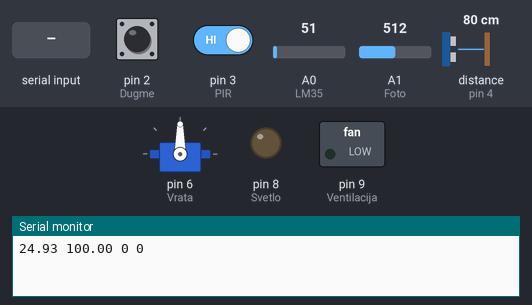
This sketch was run on a simulated Arduino Uno, built with avr-gcc and run on an emulated ATmega328P. Shown: servo, switched loads named in the sketch (green lamp = pin HIGH), output pins drawn as LEDs (lit = HIGH), the last lines printed to the serial monitor. Wiring (inferred from the names in the program): ultrasonic range finder: trigger pin 5; echo pin 4. Inputs (shaded band) come from the test bench; at power-on: pin 2 (Dugme) HIGH, distance to the obstacle (sensor on pin 4) 80 cm, A1 (Foto) = 512, pin 3 (PIR) HIGH, A0 (LM35) = 51. The echo pulse lasts 58.3 µs per cm; pins used as bus, display or sensor lines are not drawn.

Above: at 1.2 s.
1.3 s: pin 2 (Dugme) pulled LOW for 0.15 s
At 2.4 s:
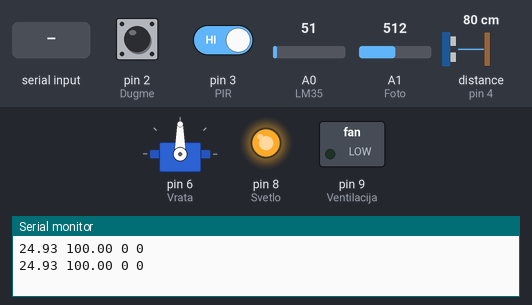
3.5 s: "G_ON" received over Serial
At 5.7 s:
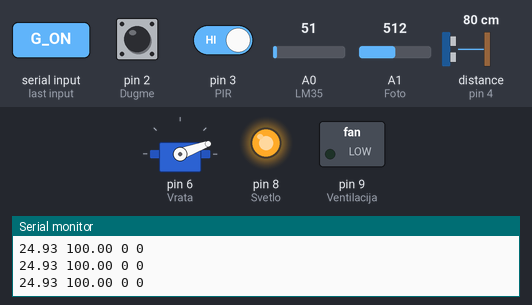
6.0 s: "L_ON" received over Serial
At 9.2 s:
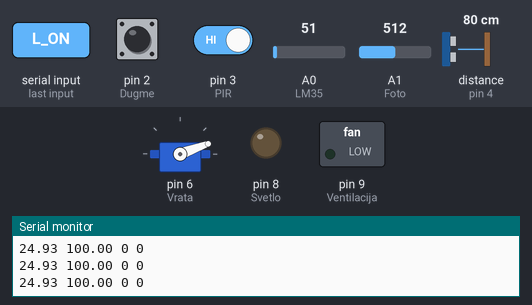
9.5 s: distance to the obstacle (sensor on pin 4) set to 12 cm
11.2 s: distance to the obstacle (sensor on pin 4) set to 9 cm
At 12.5 s:
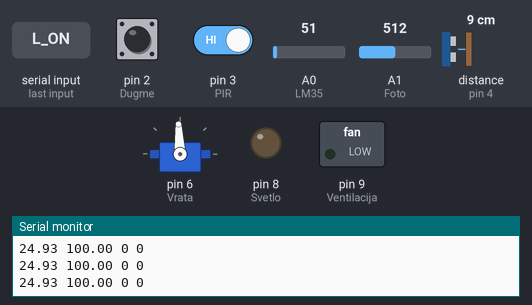
13.5 s: A1 (Foto) set to 19
15.2 s: A1 (Foto) set to 15
At 16.7 s:
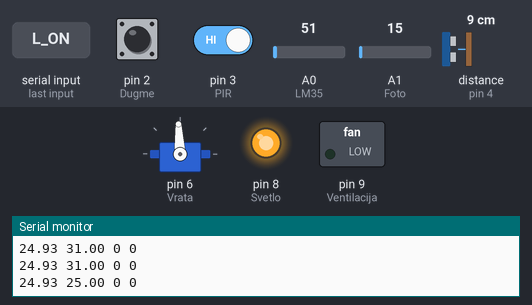
Timing chart, 0 to 18.2 s (numbered marks = the images above; inputs shaded):
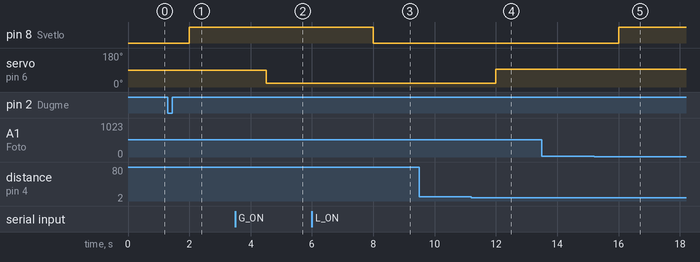

Measured:
- the behaviour switches between 11 and 10 cm on distance to the obstacle (sensor on pin 4) (found by bisection; images 3 and 4)
- the behaviour switches between 18 and 17 on A1 (Foto) (found by bisection; images 4 and 5)
- after the input at 1.3 s, pin 8 (Svetlo): LOW → HIGH after 0.70 s
- after the input at 3.5 s, servo on pin 6 (Vrata): 90° → 20° after 1.0 s
- after the input at 6.0 s, pin 8 (Svetlo): HIGH → LOW after 2.0 s
- after the input at 11.2 s, servo on pin 6 (Vrata): 20° → 93° after 0.80 s
- after the input at 15.2 s, pin 8 (Svetlo): LOW → HIGH after 0.80 s

The sketch:

smart_home.ino
```cpp
#include <TimerOne.h>
#include <ServoTimer2.h>
#define Dugme 2
#define PIR 3
#define Echo 4
#define Trig 5
#define Vrata 6
#define Svetlo 8
#define Ventilacija 9
#define Foto A1
#define LM35 A0

bool modVentilacija = false;
bool modOsvetljenje = false;
bool modPIR = false;
bool modGaraza = false;

volatile bool snimi = false;

String PrimljenaPoruka;
volatile float temp;
volatile bool vent = false;
volatile float osv;
volatile bool led = false;
volatile float dist;
volatile bool detektovanPokret = false;
volatile bool snimiPokret = false;
volatile int pirTimer = 0;

volatile bool dugmePritisnuto = false;
volatile bool vrataOtvorena = false;

ServoTimer2 servoVrata;
volatile int ugao = 0;

void TimerPrekid() {
  analogRead(LM35);
  temp = (analogRead(LM35) * 500.0) / 1023;
  osv = constrain(map(analogRead(Foto), 0, 60, 0, 100), 0, 100);

  //Ventilacija
  if (temp > 30) vent = true;
  else if (temp < 24) vent = false;
  digitalWrite(Ventilacija, vent && modVentilacija);

  //Svetlo
  if (dugmePritisnuto) {
    modOsvetljenje = false;
    modPIR = false;
    pirTimer = 0;
    led = !led;
    digitalWrite(Svetlo, led);

    //Serial.print("LED je: ");
    //Serial.println(led);
    //Serial.println("Automatsko svetlo isključeno!");

    dugmePritisnuto = false;
  }

  if (modPIR) {
    if (detektovanPokret && modPIR) {
      Serial.println("Pokret detektovan!");
      pirTimer = 11;
      detektovanPokret = false;
    }

    pirTimer = pirTimer ? --pirTimer : 0;
    led = pirTimer;
  }


  if (modOsvetljenje) digitalWrite(Svetlo, (osv < 30));
  else digitalWrite(Svetlo, led);

  //Garaža
  snimi = true;
}

void DugmePrekid() {
  dugmePritisnuto = true;
}
void PIRPrekid() {
  detektovanPokret = true;
  snimiPokret = true;
  //Serial.println("Pokret detektovan!");
}

void setup() {
  pinMode(Dugme, INPUT_PULLUP);
  pinMode(PIR, INPUT_PULLUP);
  pinMode(Svetlo, OUTPUT);
  pinMode(Ventilacija, OUTPUT);
  pinMode(Foto, INPUT);
  pinMode(LM35, INPUT);
  pinMode(Trig, OUTPUT);
  pinMode(Echo, INPUT);

  Serial.begin(9600);

  attachInterrupt(digitalPinToInterrupt(PIR), PIRPrekid, FALLING);
  attachInterrupt(digitalPinToInterrupt(Dugme), DugmePrekid, FALLING);

  servoVrata.attach(Vrata);

  Timer1.initialize(1000000);
  Timer1.attachInterrupt(TimerPrekid);
}

void loop() {

  if (Serial.available() > 0) {
    PrimljenaPoruka = Serial.readString();
    if (PrimljenaPoruka == "V_ON") {
      //Serial.println("Ventilacija uključena");
      modVentilacija = true;
    } else if (PrimljenaPoruka == "V_OFF") {
      //Serial.println("Ventilacija isključena");
      modVentilacija = false;
    } else if (PrimljenaPoruka == "L_ON") {
      //Serial.println("Automatsko svetlo uključeno");
      modOsvetljenje = true;
      //Serial.println("PIR isključeno");
      modPIR = false;
    } else if (PrimljenaPoruka == "L_OFF") {
      //Serial.println("Automatsko svetlo isključeno");
      modOsvetljenje = false;
    } else if (PrimljenaPoruka == "PIR_ON") {
      //Serial.println("PIR uključeno");
      modPIR = true;
      //Serial.println("Automatsko svetlo isključeno");
      modOsvetljenje = false;
    } else if (PrimljenaPoruka == "PIR_OFF") {
      //Serial.println("PIR isključeno");
      modPIR = false;
    } else if (PrimljenaPoruka == "G_ON") {
      //Serial.println("Garaža uključeno");
      modGaraza = true;
    } else if (PrimljenaPoruka == "G_OFF") {
      //Serial.println("Garaža isključeno");
      modGaraza = false;
    } else if (PrimljenaPoruka == "demo") {
      modGaraza = true;
      modPIR = true;
      modVentilacija = true;
    } else {
      //Serial.println("Poruka nije prepoznata!");
    }
  }


  if (snimi) {
    digitalWrite(Trig, HIGH);
    digitalWrite(Trig, LOW);

    dist = 0.017 * pulseIn(Echo, HIGH);


    if (modGaraza) {
      if (dist < 10) {
        vrataOtvorena = (servoVrata.read() == 750);
        servoVrata.write(1500);
      } else {
        servoVrata.write(750);
      }
    }

    snimi = false;
    //Slanje
    Serial.print(temp);
    Serial.print(" ");
    Serial.print(osv);
    Serial.print(" ");
    Serial.print(vrataOtvorena && modGaraza);
    Serial.print(" ");
    Serial.println(snimiPokret && modPIR);
    vrataOtvorena = false;
    snimiPokret = false;

  }
}
```
